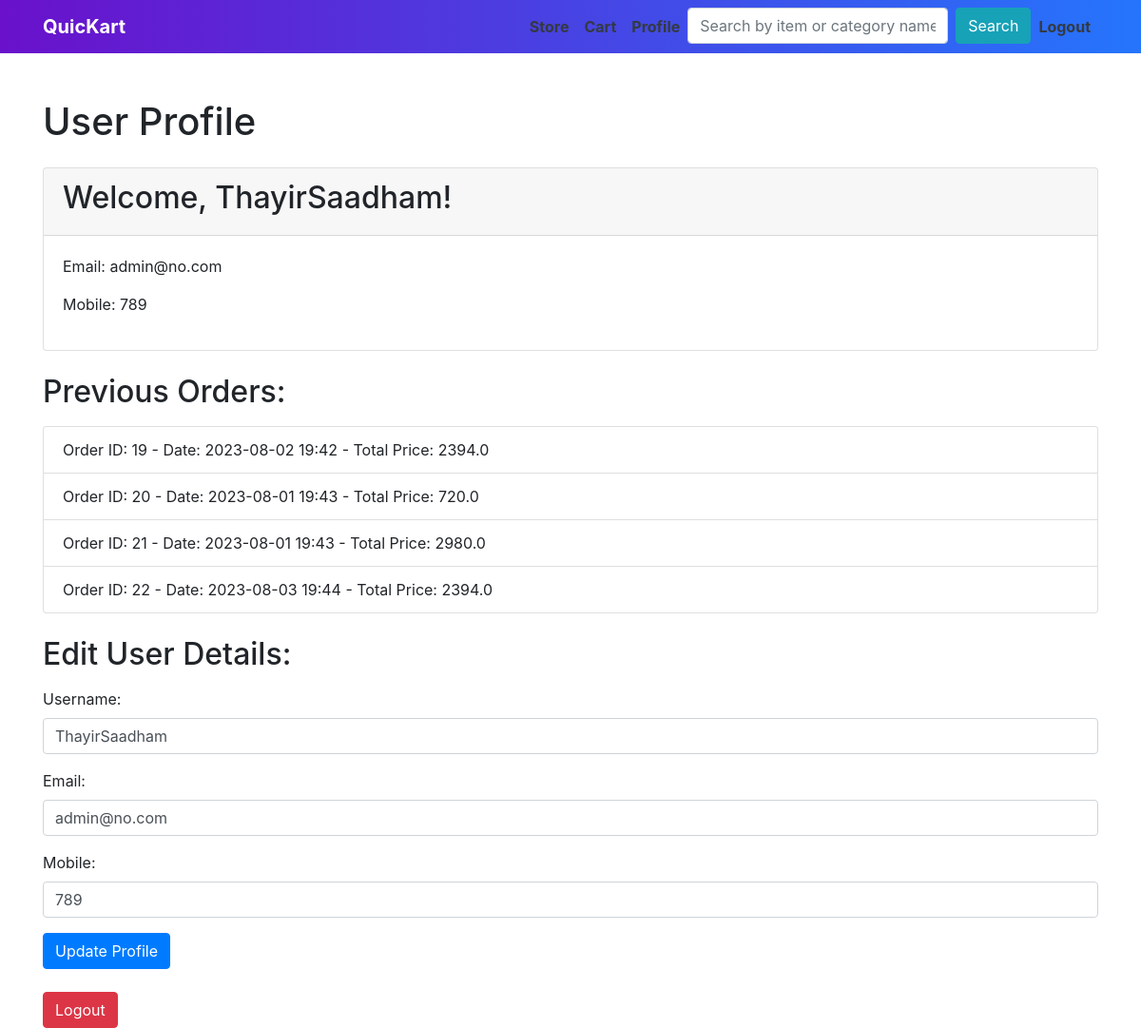
Screenshot of /profile (signed in) with the database file from the repository.
### application/models.py (models this page shows)
class User(db.Model):
    __tablename__ = 'user'
    user_id = db.Column(db.Integer, autoincrement=True, primary_key=True)
    username = db.Column(db.String, unique=True)
    email = db.Column(db.String, unique=True)
    mob = db.Column(db.Integer, unique=True)
    password = db.Column(db.String)
    isAdmin = db.Column(db.Integer)

class Order(db.Model):
    __tablename__ = 'orders'
    order_id = db.Column(db.Integer, primary_key=True, autoincrement=True)
    user_id = db.Column(db.Integer, db.ForeignKey('user.user_id'))
    total_price = db.Column(db.Float, nullable=False)
    order_date = db.Column(db.DateTime, nullable=False)
    items = db.relationship('OrderItem', backref='order', lazy=True)

### application/controllers.py (the view)
@app.route('/profile')
def profile():
    if 'user_id' in session:
        user_id = session['user_id']
        user = User.query.get(user_id)
        previous_orders = Order.query.filter_by(user_id=user_id).all()
        order_items_list = []
        for order in previous_orders:
            order_items = []
            for order_item in order.items: #doesnt seem to work as of now
                item = items.query.get(order_item.item_id)
                item_details = {
                    'name': item.name,
                    'quantity': order_item.quantity,
                    'price': item.price
                }
                order_items.append(item_details)
            order_details = {
                'order_id': order.order_id,
                'order_date': order.order_date.strftime('%Y-%m-%d %H:%M'),
                'total_price': order.total_price,
                'items': order_items
            }
            order_items_list.append(order_details)
        return render_template('profile.html', user=user, orders=order_items_list)
    else:
        flash('Please log in to view your profile.', 'warning')
        return redirect(url_for('login'))

### templates/profile.html (shortened to what this page needs)
<!DOCTYPE html>
<html>
<head>
    <link rel="stylesheet" href="https://stackpath.bootstrapcdn.com/bootstrap/4.5.2/css/bootstrap.min.css">
</head>
<body>
    {% include 'navbar_user.html' %}
    <div class="container mt-5">
        <h1 class="mb-4">User Profile</h1>
        {% if user %}
            <div class="card mb-4">
                <div class="card-header">
                    <h2>Welcome, {{ user.username }}!</h2>
                </div>
                <div class="card-body">
                    <p>Email: {{ user.email }}</p>
                    <p>Mobile: {{ user.mob }}</p>
                </div>
            </div>
            <h2 class="mb-3">Previous Orders:</h2>
            <ul class="list-group">
                {% for order in orders %}
                    <li class="list-group-item">
                        Order ID: {{ order.order_id }} - Date: {{ order.order_date }} - Total Price: {{ order.total_price }}
                    </li>
                {% endfor %}
            </ul>
            <h2 class="mt-4 mb-3">Edit User Details:</h2>
            <form method="POST" action="/edit_profile" class="mb-4">
                <div class="form-group">
                    <label for="username">Username:</label>
                    <input type="text" name="username" class="form-control" value="{{ user.username }}" required>
                </div>
                <div class="form-group">
                    <label for="email">Email:</label>
                    <input type="email" name="email" class="form-control" value="{{ user.email }}" required>
                </div>
                <div class="form-group">
                    <label for="mob">Mobile:</label>
                    <input type="text" name="mob" class="form-control" value="{{ user.mob }}" required>
                </div>
                <button type="submit" class="btn btn-primary">Update Profile</button>
            </form>
            <a href="/logout" class="btn btn-danger">Logout</a>
        {% else %}
            <p>Please log in to view your profile.</p>
        {% endif %}
    </div>
</body>
</html>

### rows the page displays
User: username "ThayirSaadham", email "admin@no.com", mob "789"
Order: order_id "19", order_date "2023-08-02 19:42", total_price "2394.0"
Order: order_id "20", order_date "2023-08-01 19:43", total_price "720.0"
Order: order_id "21", order_date "2023-08-01 19:43", total_price "2980.0"
Order: order_id "22", order_date "2023-08-03 19:44", total_price "2394.0"
